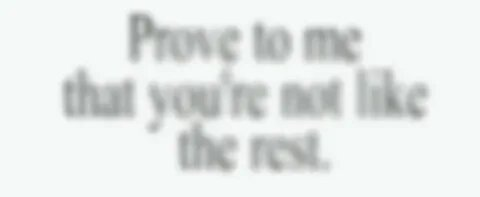
#> input picture Tasks/Img/text.jpg, 480 x 197 px
$ jupyter execute Ind.ipynb
#> lines starting #> are read from the running program, lines starting #| are printed output that depends on the picture; after the words box and inside, x2 and y2 are one past the last pixel; in counts of white or black regions, pixels touching at a corner belong together
# Индивидуальное задание

### Простой пороговый метод: выделить текст на изображении

[cell 1]
import cv2
import numpy as np
from matplotlib import pyplot as plt

[cell 2]
image = cv2.imread('Img/text.jpg', 0)
#> image: shape (197, 480); min 142, max 252, mean 231.7

[cell 3]
# Применение порогового метода Otsu для определения оптимального порогового значения
ret, threshold = cv2.threshold(image, 0, 255, cv2.THRESH_BINARY + cv2.THRESH_OTSU)
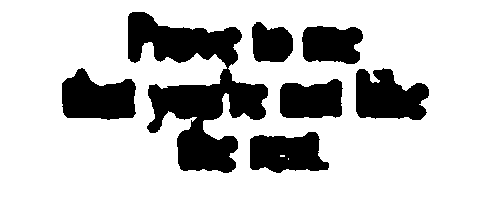
#> threshold: shape (197, 480); 75.5% white; 7 black regions, largest, box (x1, y1, x2, y2) and area: (128, 12, 268, 173) 9812, (62, 68, 136, 120) 2787, (356, 68, 429, 120) 2774
#> ret = 217

[cell 4]
# Отображение результатов
plt.subplot(1,2,1),plt.imshow(image, 'gray')
plt.title('Original Image'),plt.axis('off')
plt.subplot(1,2,2),plt.imshow(threshold, 'gray')
plt.title('Thresholded Image'), plt.axis('off')

plt.show();
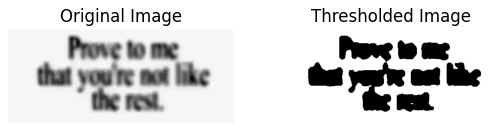
#> figure drawn by matplotlib, 2 panels

### Применение адаптивного метода для улучшения качества текста

[cell 5]
# Применение адаптивного метода
adaptive_threshold = cv2.adaptiveThreshold(image, 255, cv2.ADAPTIVE_THRESH_MEAN_C, cv2.THRESH_BINARY, 11, 2)
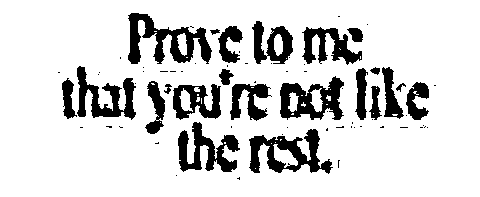
#> adaptive_threshold: shape (197, 480); 83.6% white; 72 black regions (50 under 20 px), largest, box (x1, y1, x2, y2) and area: (128, 13, 212, 64) 1877, (249, 129, 333, 174) 1687, (280, 76, 344, 120) 1513

[cell 6]
# Отображение результатов
plt.subplot(1, 2, 1)
plt.imshow(cv2.cvtColor(image, cv2.COLOR_BGR2RGB))
plt.title('Original Image')
plt.axis('off')

plt.subplot(1, 2, 2)
plt.imshow(cv2.cvtColor(adaptive_threshold, cv2.COLOR_BGR2RGB))
plt.title('Adaptive Threshold Image')
plt.axis('off')

plt.tight_layout()
plt.show();
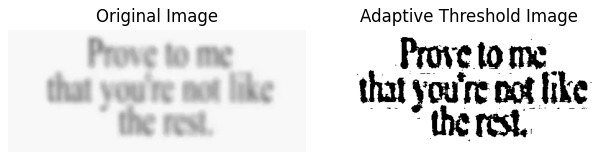
#> figure drawn by matplotlib, 2 panels

### Применить глобальный пороговый метод и адаптивный пороговый метод к изображению

[cell 7]
image2 = cv2.imread('Img/face2.jpg', 0)
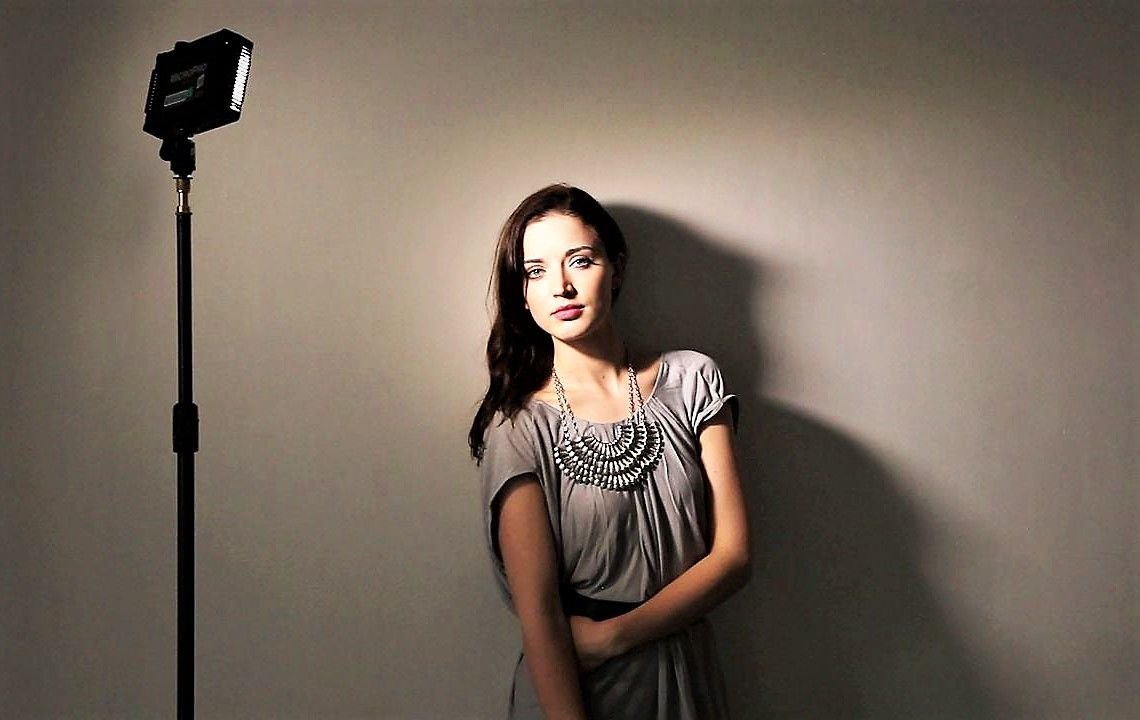
#> input picture Tasks/Img/face2.jpg, 1140 x 720 px
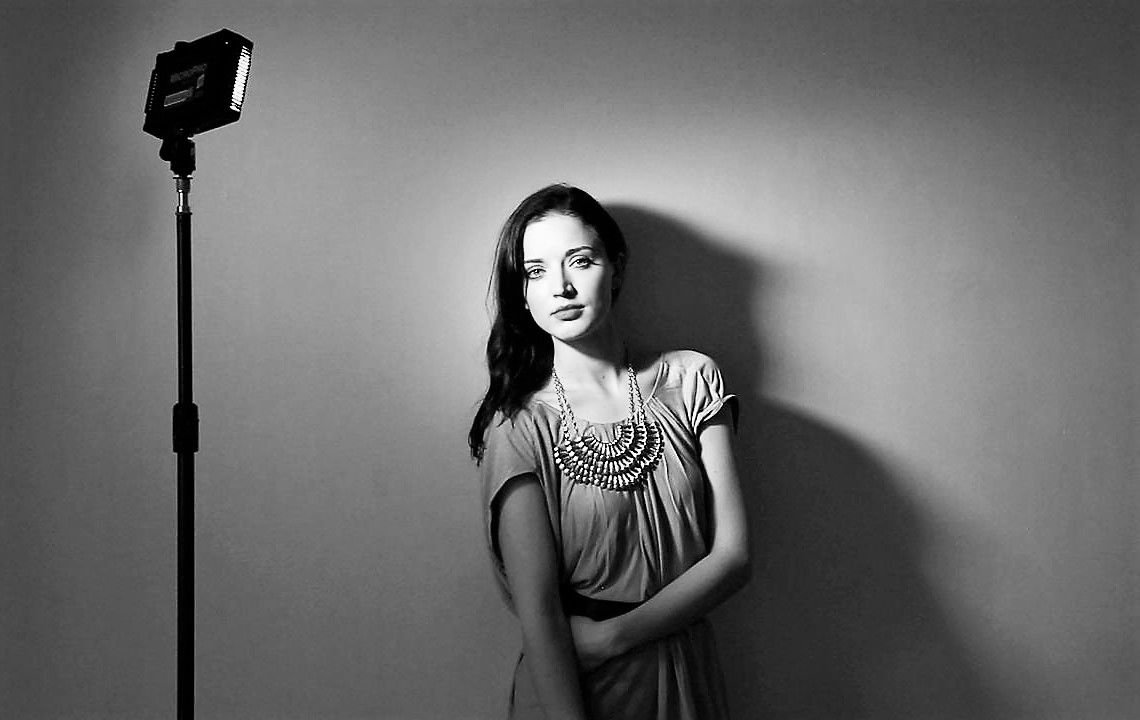
#> image2: shape (720, 1140); min 0, max 255, mean 107.1

[cell 8]
# Применение глобального порогового метода
ret, global_threshold = cv2.threshold(image2, 200, 255, cv2.THRESH_BINARY)
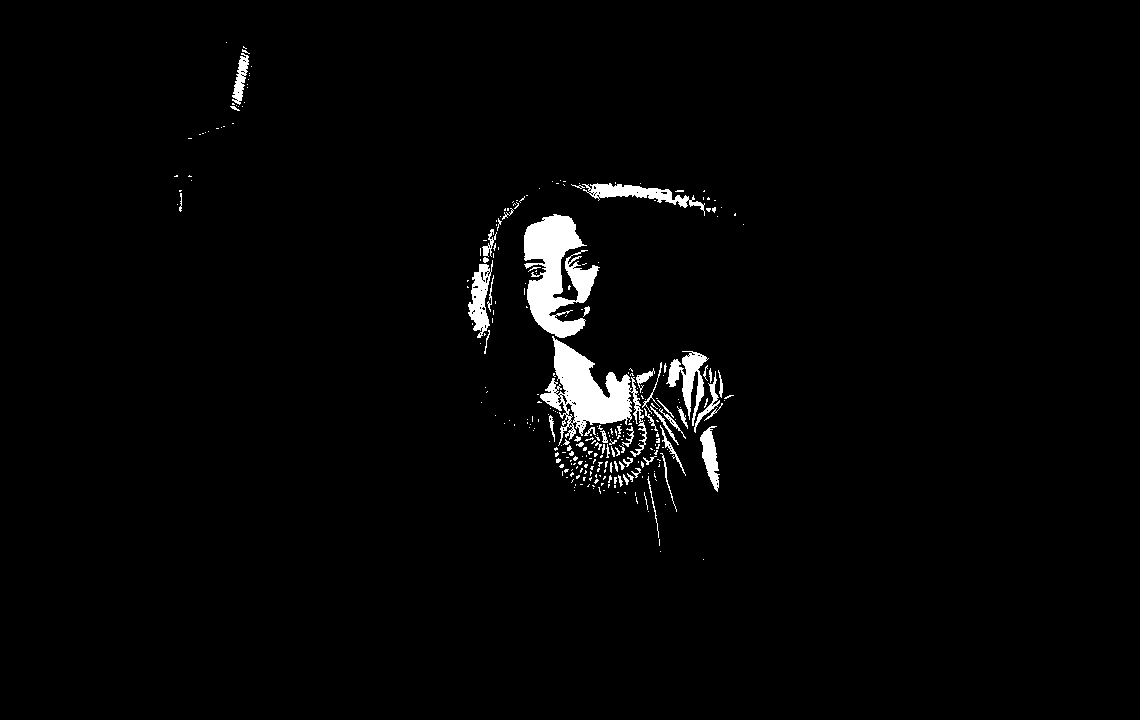
#> global_threshold: shape (720, 1140); 2.2% white; 301 white regions (246 under 20 px), largest, box (x1, y1, x2, y2) and area: (524, 214, 600, 338) 5149, (540, 336, 647, 457) 4721, (666, 351, 709, 426) 1181

# Применение адаптивного порогового метода
adaptive_threshold = cv2.adaptiveThreshold(image2, 255, cv2.ADAPTIVE_THRESH_MEAN_C, cv2.THRESH_BINARY, 11, 2)
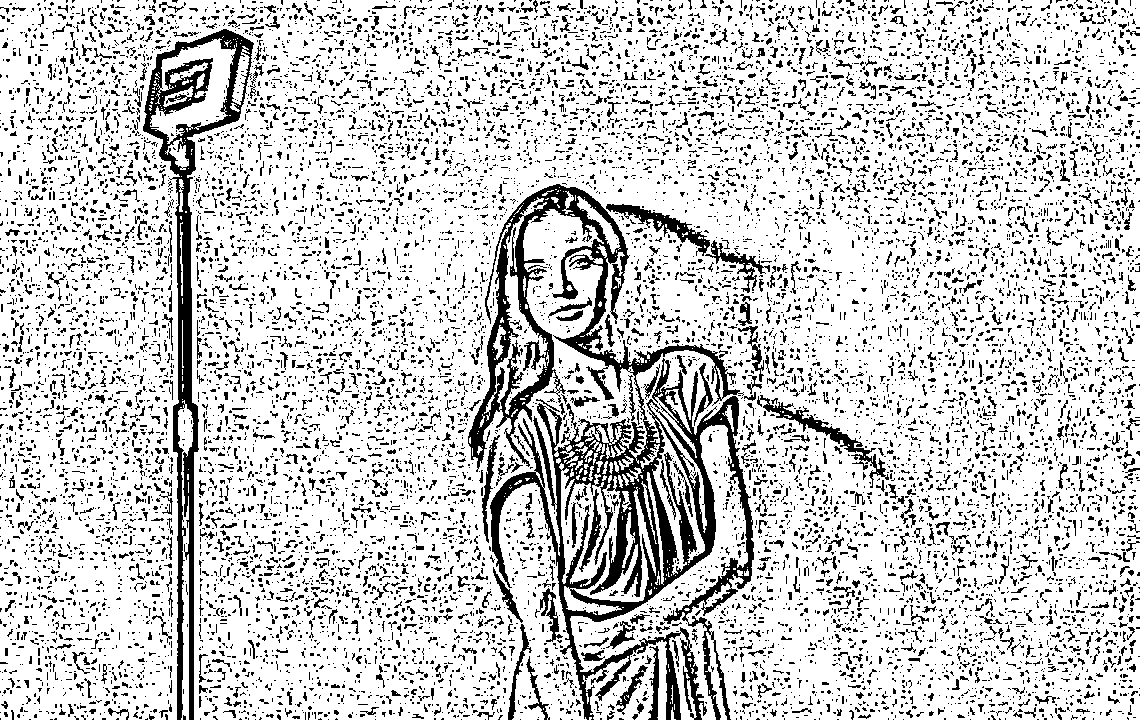
#> adaptive_threshold: shape (720, 1140); 80.4% white; 12054 black regions (10694 under 20 px), largest, box (x1, y1, x2, y2) and area: (468, 184, 754, 720) 36507, (143, 29, 254, 720) 11275, (757, 395, 889, 488) 1429

[cell 9]
# Отображение результатов
plt.figure(figsize=(10, 10))
plt.subplot(1,3,1),plt.imshow(cv2.cvtColor(image2, cv2.COLOR_BGR2RGB))
plt.title('Original Image'),plt.axis('off')
plt.subplot(1,3,2),plt.imshow(global_threshold, 'gray')
plt.title('Global Thresholding'), plt.axis('off')
plt.subplot(1,3,3),plt.imshow(adaptive_threshold, 'gray')
plt.title('Adaptive Thresholding'), plt.axis('off')

plt.show();
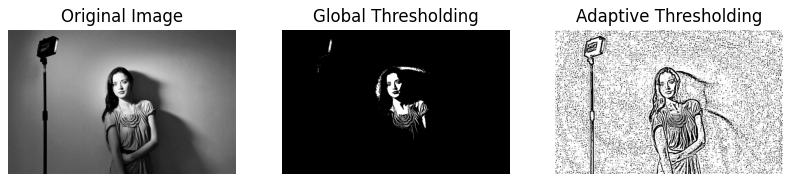
#> figure drawn by matplotlib, 3 panels
